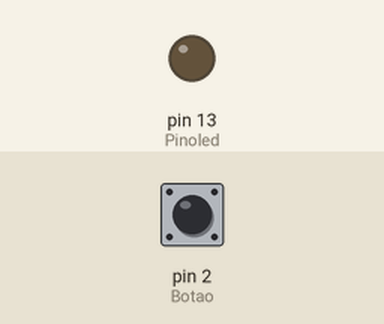
Recording of a sketch running on a simulated Arduino Uno, built with avr-gcc and run on an emulated ATmega328P. Shown: output pins drawn as LEDs (lit = HIGH). The test bench sets the inputs (shaded band); at power-on: pin 2 (Botao) LOW.

Above: at 1.2 s.
1.3 s: pin 2 (Botao) pulled HIGH for 0.15 s
At 1.37 s:
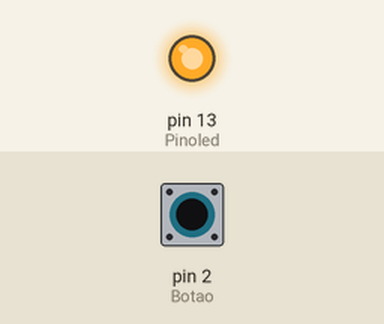
2.9 s: pin 2 (Botao) pulled HIGH for 3.2 s
At 7.4 s:
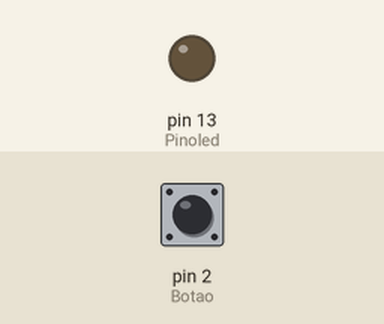
Timing chart, 0 to 8.9 s (numbered marks = the images above; inputs shaded):
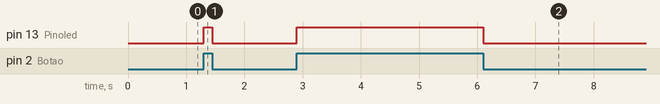

Measured:
- after the input at 1.3 s, pin 13 (Pinoled): LOW → HIGH at once, → LOW 0.15 s later
- after the input at 2.9 s, pin 13 (Pinoled): LOW → HIGH at once, → LOW 3.2 s later

The sketch:

sketch_feb28a.ino
```cpp
int Pinoled=13; //led no pino 13
int Botao=2; //botao no pino 2
int EstadoBotao=0; //variavel para ler o status do pushbutton

void setup()
{
     pinMode(Pinoled,OUTPUT); //pino do led sera saida
     pinMode(Botao,INPUT); //pino com botao sera entrada
}
void loop()
{
  EstadoBotao=digitalRead(Botao);
  if(EstadoBotao==HIGH) //se o botao estiver ligado
  {
    digitalWrite(Pinoled,HIGH); //acende o led do pino 13
  }
  else{
    digitalWrite(Pinoled,LOW); //deixa o led do pino 13 apagado
  }
}
```
